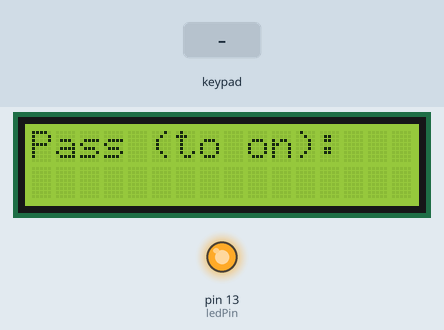
This sketch was run on a simulated Arduino Mega 2560, built with avr-gcc and run on an emulated ATmega2560. Shown: 16×2 character LCD, output pins drawn as LEDs (lit = HIGH). The test bench sets the inputs (shaded band). What the sketch prints to the serial monitor is not drawn.

Above: at 9.7 s.
9.8 s: keypad keys 1 2 3 4 A pressed 0.4 s apart
At 13.0 s:
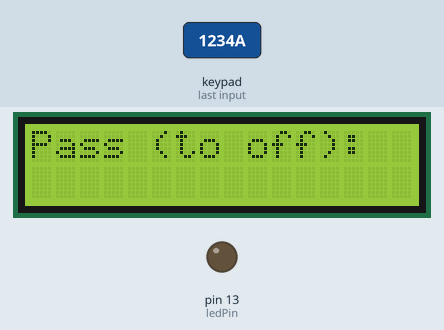
13.9 s: key 'A' pressed
At 14.7 s:
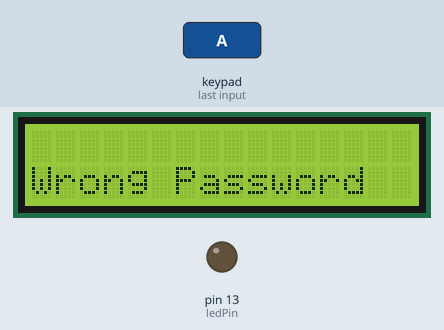
16.4 s: key '*' pressed
At 16.9 s:
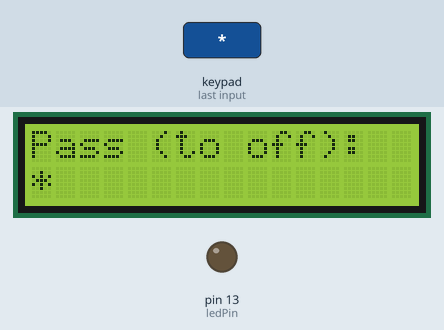
17.9 s: keypad keys 1 2 3 4 # pressed 0.4 s apart
At 20.7 s:
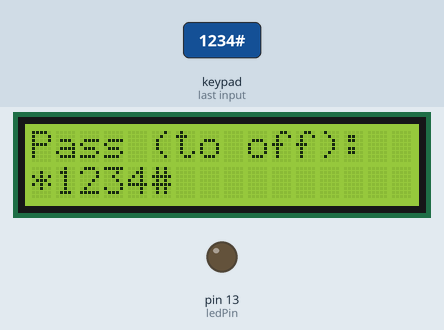
21.4 s: key '#' pressed
At 22.1 s:
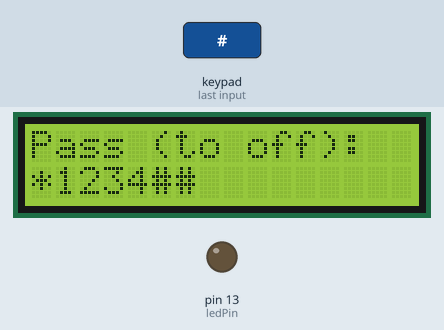
22.9 s: keypad keys 1 2 3 4 * pressed 0.4 s apart
At 25.8 s:
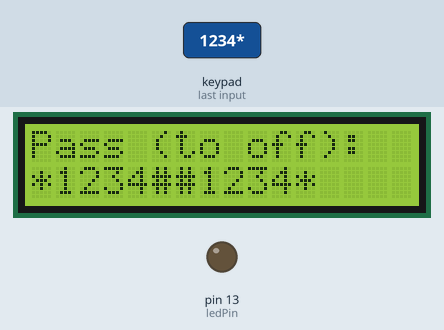
Timing chart, 0 to 27.3 s (numbered marks = the images above; inputs shaded):
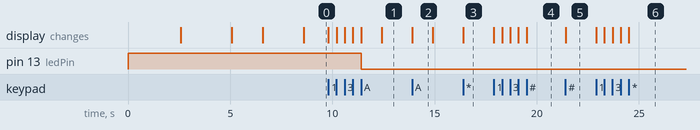

Measured:
- after the input at 9.8 s, pin 13 (ledPin): HIGH → LOW after 1.6 s; the display: first changes at once (image 1 shows a later state)
- after the input at 13.9 s, the display: changes at once (image 2)
- after the input at 16.4 s, the display: changes at once (image 3)
- after the input at 17.9 s, the display: first changes at once (image 4 shows a later state)
- after the input at 21.4 s, the display: changes at once (image 5)
- after the input at 22.9 s, the display: first changes at once (image 6 shows a later state)
- what the display in image 2 shows lasts 1.0 s, from 13.9 s to 14.9 s

The sketch:

password-based-circuit-breaker.ino
```cpp
#include <LiquidCrystal.h>
#include <Keypad.h>

String readString ;
bool ledon=0;
const String pass= "1234";
const int ledPin = 13;
//LiquidCrystal lcd(12, 11, 5, 4, 3, 2);
LiquidCrystal lcd(8,9,4,5,6,7);

const byte ROWS = 4; //four rows
const byte COLS = 4; //three columns
char keys[ROWS][COLS] = {
  {'1','2','3','A'},
  {'4','5','6','B' },
  {'7','8','9','C'},
  {'*','0','#','D'}
};
byte rowPins[ROWS] = {36, 34, 32, 30}; //connect to the row pinouts of the keypad
byte colPins[COLS] = {28, 26, 24, 22}; //connect to the column pinouts of the keypad
Keypad keypad = Keypad( makeKeymap(keys), rowPins, colPins, ROWS, COLS );

void setup() {
  Serial.begin(9600);
  pinMode(ledPin, OUTPUT);
  digitalWrite(ledPin, HIGH);
  lcd.begin(16, 2); // set up the LCD's number of columns and rows:
  lcd.setCursor(0, 0);
  lcd.print("Password Based");
  lcd.setCursor(0, 1);
  lcd.print("Circuit Breaker");
  delay(2500);
  lcd.clear();
  lcd.setCursor(0, 0);
  lcd.print("By: NH JUEL");
  lcd.setCursor(0, 1);
  lcd.print("Roll: 1504038");
  delay(2500);
  lcd.clear();
  lcd.setCursor(0, 0);
  lcd.print("Dept. of ETE");
  lcd.setCursor(0, 1);
  lcd.print("RUET");
  delay(1500);
  lcd.clear();
  lcd.setCursor(0, 0);
  lcd.print("Starting.....");
  delay(2000);
  lcd.clear();

}

void loop() {
  lcd.setCursor(0, 0);
  lcd.print("Pass (");
  if(!ledon)
  {
    lcd.print("to on):");
  }
  else
  {
    lcd.print("to off):");
  }
  char key = keypad.getKey();
  lcd.setCursor(0, 1);
  if (key != NO_KEY){
    if(key=='B')
    {
      readString="";
      lcd.clear();
    }
    else if(key=='A')
    {
      if(readString == pass)
      {
        if(ledon==1)
        {
          lcd.clear();
          lcd.setCursor(0, 1);
          lcd.print("already ON");
          readString="";
          delay(1000);
          lcd.clear();
        }
        else
        {
          lcd.clear();
          lcd.setCursor(0, 1);
          lcd.print("LED ON");
          digitalWrite(ledPin, LOW);
          readString="";
          ledon=1;
          delay(1000);
          lcd.clear();
        }
      }
      else
      {
        lcd.clear();
        lcd.setCursor(0, 1);
        lcd.print("Wrong Password");
        delay(1000);
        lcd.clear();
        readString="";
      }
    }
    else if(key=='C')
    {
        if(readString == pass)
        {
          if(ledon==0)
          {
            lcd.clear();
            lcd.setCursor(0, 1);
            lcd.print("already OFF");
            readString="";
            delay(1000);
            lcd.clear();
          }
          else
          {
            lcd.clear();
            lcd.setCursor(0, 1);
            lcd.print("LED OFF");
            digitalWrite(ledPin, HIGH);
            readString="";
            ledon=0;
            delay(1000);
            lcd.clear();
          }
        }
      else
      {
        lcd.clear();
        lcd.setCursor(0, 1);
        lcd.print("Wrong Password");
        delay(1000);
        lcd.clear();
        readString="";
      }
    }
    else
    {
      char c =  key;
      readString += c;

     // Serial.println(key);
     // lcd.println(key);
      Serial.println(readString);
      lcd.print(readString);
    }
  }
}
```
